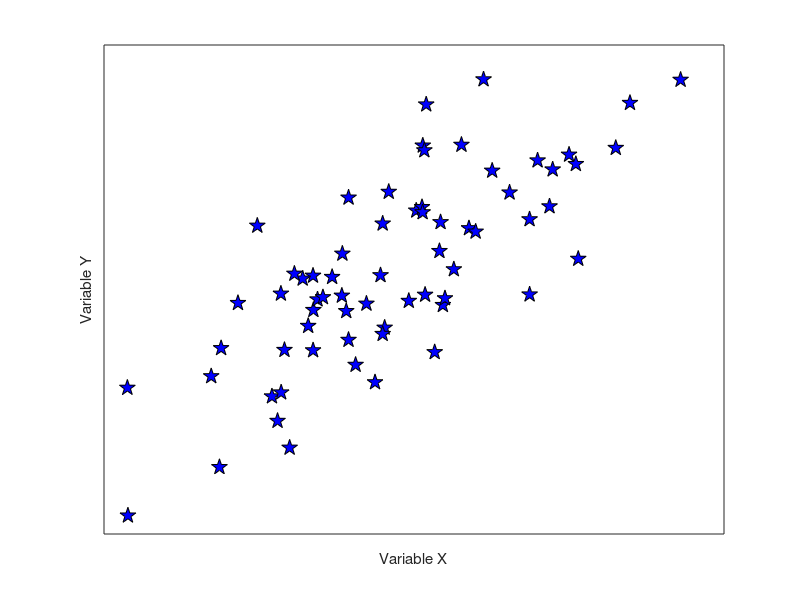
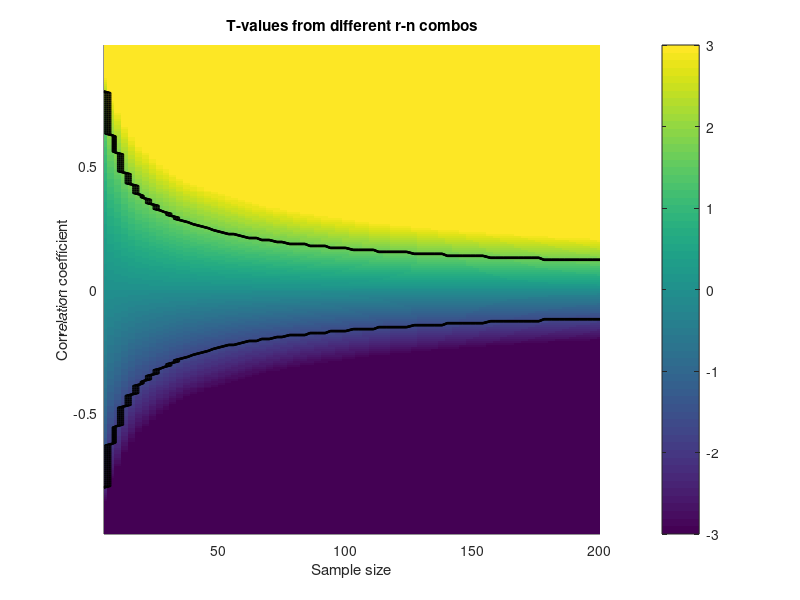

These charts were generated, in order, by the following MATLAB code:
%%
%   COURSE: Master statistics and machine learning: intuition, math, code										
%      URL: udemy.com/course/statsml_x/?couponCode=202304 
% 
%  SECTION: Correlation
%    VIDEO: Correlation coefficient
% 
%  TEACHER: Mike X Cohen, sincxpress.com
%

%%

% a clear MATLAB workspace is a clear mental workspace
close all; clear; clc
pkg load statistics % load Octave stats package

%% simulate data

N = 66;

% generate correlated data
x = randn(N,1);
y = x + randn(N,1);

% plot the data
figure(1), clf
plot(x,y,'kp','markerfacecolor','b','markersize',12)
xlabel('Variable X'), ylabel('Variable Y')
set(gca,'xtick',[],'ytick',[])

%% compute covariance

% precompute the means
meanX = mean(x);
meanY = mean(y);

%%% the loop method
covar1 = 0;
for i=1:N
    covar1 = covar1 + (x(i)-meanX)*(y(i)-meanY);
end

% and now for the normalization
covar1 = covar1/(N-1);

%%% the linear algebra method
xCent = x-meanX;
yCent = y-meanY;
covar2 = xCent'*yCent / (N-1);


%%% the MATLAB method
covar3 = cov([x y]);

%% now for correlation

%%% the long method
corr_num = sum( (x-meanX) .* (y-meanY) );
corr_den = sum((x-meanX).^2) * sum((y-meanY).^2);
corr1 = corr_num/sqrt(corr_den);


%%% the MATLAB method
corr2 = corr([x y]);

%% correlation as normalized covariance

xn = zscore(x);
yn = zscore(y);

corr3 = xn'*yn / (N-1);

%% 2D t-value space based on r and n

% define parameters
r = linspace(-.99,.99,248);
n = round( linspace(5,200,73) );

% initialize t-value matrix
tmatrix = zeros(length(r),length(n));
pmatrix = zeros(length(r),length(n));

for ri=1:length(r)
    for ni=1:length(n)
        
        % the t-value, split into num/den
        num = r(ri)*sqrt(n(ni)-2);
        den = sqrt(1-r(ri)^2);
        
        tmatrix(ri,ni) = num/den;
        pmatrix(ri,ni) = 1-tcdf(abs(num/den),n(ni)-2);
    end
end

% Soooo curious to see it!
figure(2), clf, hold on
imagesc(n([1 end]),r([1 end]),tmatrix)
contour(n,r,double(pmatrix<.05),'k')
set(gca,'clim',[-1 1]*3)
xlabel('Sample size'), ylabel('Correlation coefficient')
title('T-values from different r-n combos')
colorbar

%% final note on statistical significance

[r,p] = corrcoef(x,y)

%% done.
